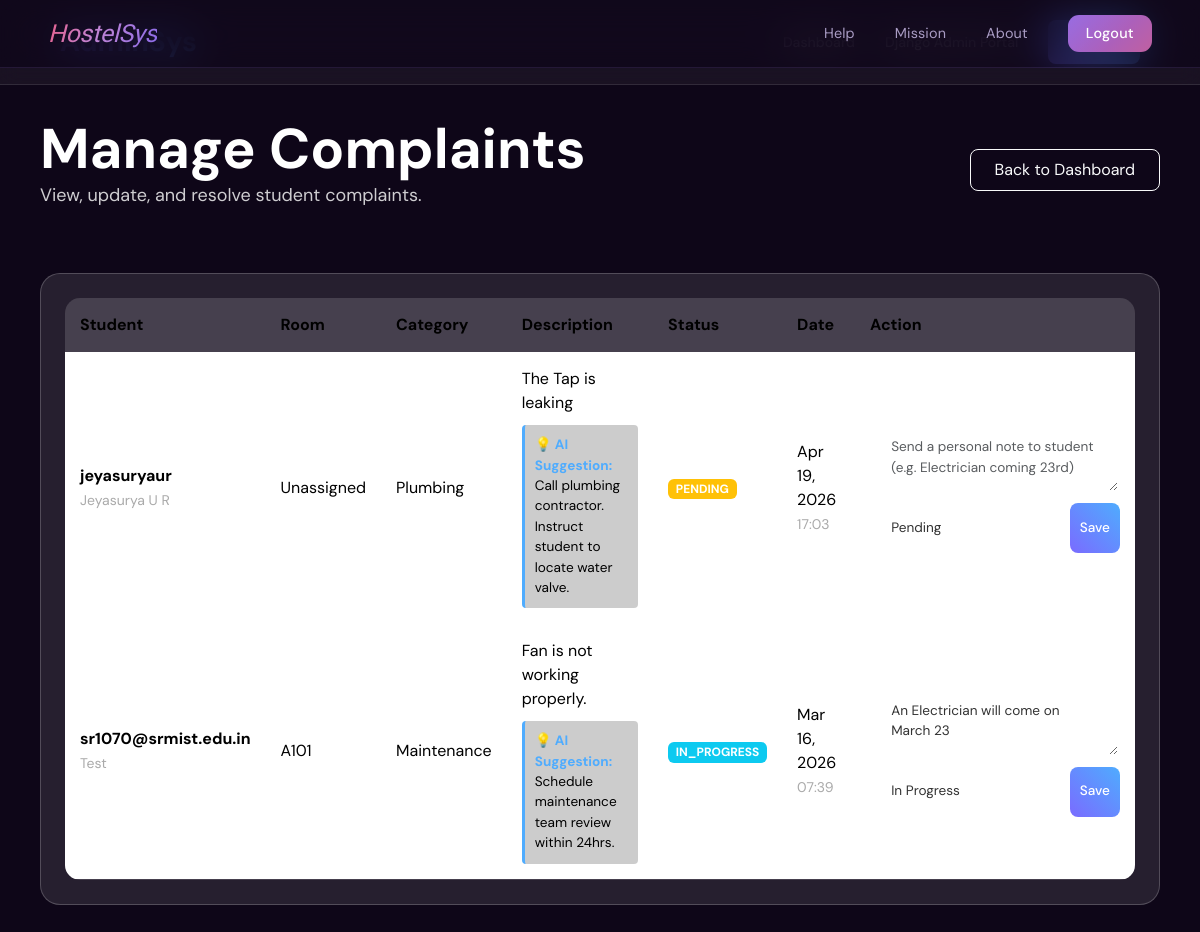
The page /complaints/ (signed in) on the database its author committed.
### startpage/models.py (models this page shows, shortened)
class Complaint(models.Model):
    class Status(models.TextChoices):
        PENDING = 'PENDING', 'Pending'
        IN_PROGRESS = 'IN_PROGRESS', 'In Progress'
        RESOLVED = 'RESOLVED', 'Resolved'
    student = models.ForeignKey(settings.AUTH_USER_MODEL, on_delete=models.CASCADE, related_name='complaints')
    room = models.ForeignKey(Room, on_delete=models.SET_NULL, null=True, blank=True)
    category = models.CharField(max_length=50)
    description = models.TextField()
    status = models.CharField(max_length=20, choices=Status.choices, default=Status.PENDING)
    admin_note = models.TextField(blank=True, null=True, help_text="Note from admin to the student.")
    ai_recommendation = models.TextField(blank=True, null=True, help_text="AI suggested action.")
    created_at = models.DateTimeField(auto_now_add=True)
    updated_at = models.DateTimeField(auto_now=True)
    class Meta:
        ordering = ['-created_at']

class User(AbstractUser):
    class Role(models.TextChoices):
        ADMIN = 'ADMIN', 'Admin'
        STUDENT = 'STUDENT', 'Student'
    class Department(models.TextChoices):
        CSE = 'CSE', 'Computer Science'
        ECE = 'ECE', 'Electronics & Comm'
        MECH = 'MECH', 'Mechanical Engineering'
        CIVIL = 'CIVIL', 'Civil Engineering'
        IT = 'IT', 'Information Technology'
    role = models.CharField(max_length=10, choices=Role.choices, default=Role.STUDENT)
    register_number = models.CharField(max_length=20, unique=True, null=True, blank=True, db_index=True)
    department = models.CharField(
        max_length=100,
        blank=True,
        null=True,
        choices=Department.choices,
        verbose_name='Department (CSE, ECE, MECH, CIVIL, IT)'
    )
    phone = models.CharField(max_length=15, blank=True)
    created_at = models.DateTimeField(auto_now_add=True)
    updated_at = models.DateTimeField(auto_now=True)
    REQUIRED_FIELDS = ['email', 'department']
    class Meta:
        ordering = ['-created_at']

class Room(models.Model):
    class RoomType(models.TextChoices):
        AC = 'AC', 'AC'
        NON_AC = 'NON_AC', 'Non-AC'
    hostel = models.ForeignKey(Hostel, on_delete=models.CASCADE, related_name='rooms')
    room_number = models.CharField(max_length=10, db_index=True)
    capacity = models.PositiveIntegerField()
    current_occupancy = models.PositiveIntegerField(default=0)
    room_type = models.CharField(max_length=10, choices=RoomType.choices, default=RoomType.NON_AC)
    created_at = models.DateTimeField(auto_now_add=True)
    updated_at = models.DateTimeField(auto_now=True)
    class Meta:
        ordering = ['hostel', 'room_number']
        unique_together = ('hostel', 'room_number')
        constraints = [
            models.CheckConstraint(
                condition=models.Q(current_occupancy__lte=models.F('capacity')),
                name='occupancy_limit'
            )
        ]

### startpage/views.py (the view, shortened to what this page needs)
# urls.py: path('complaints/', views.complaints, name='complaints'),
@login_required
def complaints(request):
    is_admin = request.user.is_staff or request.user.is_superuser
    if is_admin:
        complaints_list = Complaint.objects.select_related('student', 'room').order_by('-created_at')
        if request.user.department:
            complaints_list = complaints_list.filter(student__student_profile__department=request.user.department)
        for c in complaints_list:
            if not c.ai_recommendation:
                rec = "Assign relevant staff to handle this."
                cat = c.category.lower()
                if "maintenance" in cat:
                    rec = "Schedule maintenance team review within 24hrs."
                elif "electrical" in cat:
                    rec = "Dispatch campus electrician immediately. Check circuit breakers."
                elif "plumbing" in cat:
                    rec = "Call plumbing contractor. Instruct student to locate water valve."
                elif "cleaning" in cat:
                    rec = "Add to priority list for housekeeping tomorrow morning."
                c.ai_recommendation = rec
                c.save()
        context = {
            'complaints_list': complaints_list,
        }
        return render(request, 'complaints.html', context)

### templates/complaints.html (shortened to what this page needs)
{% extends 'base.html' %}
{% block content %}
<header class="admin-navbar">
  <div class="logo">AdminSys</div>
  <div class="admin-navbar-links">
    <a href="{% url 'dashboard' %}">Dashboard</a>
    <a href="{% url 'admin:index' %}">Django Admin Portal</a>
    <form action="{% url 'logout' %}" method="post" style="display:inline-block; margin:0;">
      <button class="btn-primary-custom" type="submit">Logout</button>
    </form>
  </div>
</header>
<main class="dashboard-content">
  <div class="mb-5 d-flex justify-content-between align-items-center">
    <div>
      <h1 style="font-size: 56px; font-weight: 700; color: #fff; margin-bottom: 0;">Manage Complaints</h1>
      <p style="font-size: 18px; color: rgba(255,255,255,0.8);">View, update, and resolve student complaints.</p>
    </div>
    <div>
        <a href="{% url 'dashboard' %}" class="btn btn-outline-light px-4 py-2" style="border-radius: 8px;">Back to Dashboard</a>
    </div>
  </div>
  <div class="card p-4" style="background: rgba(255,255,255,0.1); border-radius: 20px; border: 1px solid rgba(255,255,255,0.2);">
    <div class="table-responsive">
      <table class="table table-custom mb-0">
        <thead>
          <tr>
            <th>Student</th>
            <th>Room</th>
            <th>Category</th>
            <th>Description</th>
            <th>Status</th>
            <th>Date</th>
            <th>Action</th>
          </tr>
        </thead>
        <tbody>
          {% for c in complaints_list %}
          <tr>
            <td><strong>{{ c.student.username }}</strong><br><small style="color:#aaa;">{{ c.student.first_name }}</small></td>
            <td>{{ c.room.room_number|default:"Unassigned" }}</td>
            <td>{{ c.category }}</td>
            <td style="max-width: 300px;">
              {{ c.description }}
              {% if c.ai_recommendation %}
              <div style="margin-top: 10px; padding: 10px; background: rgba(0,0,0,0.2); border-left: 3px solid #4facfe; font-size: 0.85rem; border-radius: 4px;">
                  <strong style="color: #4facfe;">💡 AI Suggestion:</strong><br>
                  {{ c.ai_recommendation }}
              </div>
              {% endif %}
            </td>
            <td>
              <span class="badge bg-{% if c.status == 'PENDING' %}warning{% elif c.status == 'IN_PROGRESS' %}info{% else %}success{% endif %}">
                {{ c.status }}
              </span>
            </td>
            <td>{{ c.created_at|date:"M d, Y" }}<br><small style="color:#aaa;">{{ c.created_at|time:"H:i" }}</small></td>
            <td>
              <form method="POST" style="display:flex; flex-direction:column; gap: 10px; margin:0; min-width: 250px;">
                <textarea name="admin_note" class="form-control form-control-sm" rows="2" placeholder="Send a personal note to student (e.g. Electrician coming 23rd)" style="background: rgba(255,255,255,0.9); border-radius: 6px; font-size: 0.85rem;">{{ c.admin_note|default:'' }}</textarea>
                <div style="display:flex; gap: 5px;">
                    <select name="status" class="form-select form-select-sm" style="flex: 1; background: rgba(255,255,255,0.9); border-radius: 6px; font-size: 0.85rem;">
                      <option value="PENDING" {% if c.status == 'PENDING' %}selected{% endif %}>Pending</option>
                      <option value="IN_PROGRESS" {% if c.status == 'IN_PROGRESS' %}selected{% endif %}>In Progress</option>
                    </select>
                    <button type="submit" name="update_status" class="btn btn-sm btn-primary-custom" style="padding: 5px 10px; font-size: 0.85rem;">Save</button>
                </div>
              </form>
            </td>
          </tr>
          {% empty %}
          <tr>
            <td colspan="7" class="text-center text-muted py-4">No complaints to display.</td>
          </tr>
          {% endfor %}
        </tbody>
      </table>
    </div>
  </div>
</main>
{% endblock %}

### templates/base.html (style rules this page uses)
:root { --bg-deep: #0e0618; --bg-mid: #160d24; --bg-surface: #1e1230; --bg-card: #261740; --bg-input: #1a0f2e; --accent-rose: #e8608a; --accent-violet: #8b6be8; --accent-soft: #c084d4; --text-primary: #f4eeff; --text-secondary: #a99cc4; --text-muted: #6d5f8a; --border-subtle: rgba(180,140,255,0.12); --border-mid: rgba(180,140,255,0.22); }
*, *::before, *::after { box-sizing: border-box; }
html, body { height: 100%; margin: 0; padding: 0; width: 100%; overflow-x: hidden; background: var(--bg-deep) !important; color: var(--text-primary) !important; font-family: 'DM Sans', system-ui, sans-serif !important; -webkit-font-smoothing: antialiased; }
body::before { content: ''; position: fixed; inset: 0; z-index: -1; background: radial-gradient(ellipse 60% 50% at 20% 10%, rgba(139,107,232,0.14) 0%, transparent 70%), radial-gradient(ellipse 50% 60% at 85% 80%, rgba(232,96,138,0.12) 0%, transparent 70%), radial-gradient(ellipse 40% 40% at 55% 45%, rgba(192,132,212,0.07) 0%, transparent 60%); pointer-events: none; }
body::after { content: ''; position: fixed; inset: 0; z-index: -1; background-image: radial-gradient(circle, rgba(255,255,255,0.028) 1px, transparent 1px); background-size: 28px 28px; pointer-events: none; }
.form-control, .form-select { background: rgba(255, 255, 255, 0.95) !important; border: 2px solid transparent !important; border-radius: 12px; padding: 0.8rem 1.2rem; font-size: 1rem; color: #333 !important; width: 100%; }

### templates/complaints.html (style rules this page uses)
.admin-navbar { width: 100%; display: flex; justify-content: space-between; align-items: center; padding: 20px 60px; background: rgba(255, 255, 255, 0.05); backdrop-filter: blur(10px); box-sizing: border-box; color: #fff; border-bottom: 1px solid rgba(255, 255, 255, 0.1); }
.admin-navbar .logo { font-size: 28px; font-weight: 700; background: linear-gradient(45deg, #7a6bff, #4facfe); -webkit-background-clip: text; -webkit-text-fill-color: transparent; background-clip: text; }
.admin-navbar-links { display: flex; gap: 30px; align-items: center; }
.admin-navbar-links a { color: #fff; text-decoration: none; font-size: 14px; font-weight: 500; transition: 0.3s; }
.btn-primary-custom { padding: 10px 20px; border-radius: 8px; border: none; background: linear-gradient(45deg, #7a6bff, #4facfe); color: white; cursor: pointer; transition: 0.3s; font-weight: 500; text-decoration: none; }
.dashboard-content { padding: 30px 40px 50px 40px; width: 100%; box-sizing: border-box; }
.table-custom { color: #fff; background: rgba(255, 255, 255, 0.05); border-radius: 15px; overflow: hidden; }
.table-custom th { background: rgba(255, 255, 255, 0.1); border: none; padding: 15px; }
.table-custom td { border-color: rgba(255, 255, 255, 0.1); padding: 15px; vertical-align: middle; }

### rows shown on the page
Complaint: student.username "jeyasuryaur", student.first_name "Jeyasurya U R", room.room_number "Unassigned", category "Plumbing", description "The Tap is leaking", ai_recommendation "Call plumbing contractor. Instruct student to locate water valve.", status "PENDING", created_at "Apr 19, 2026", created_at "17:03", status "Pending"
Complaint: student.username "sr1070@srmist.edu.in", student.first_name "Test", room.room_number "A101", category "Maintenance", description "Fan is not working properly.", ai_recommendation "Schedule maintenance team review within 24hrs.", status "IN_PROGRESS", created_at "Mar 16, 2026", created_at "07:39", admin_note "An Electrician will come on March 23", status "In Progress"
